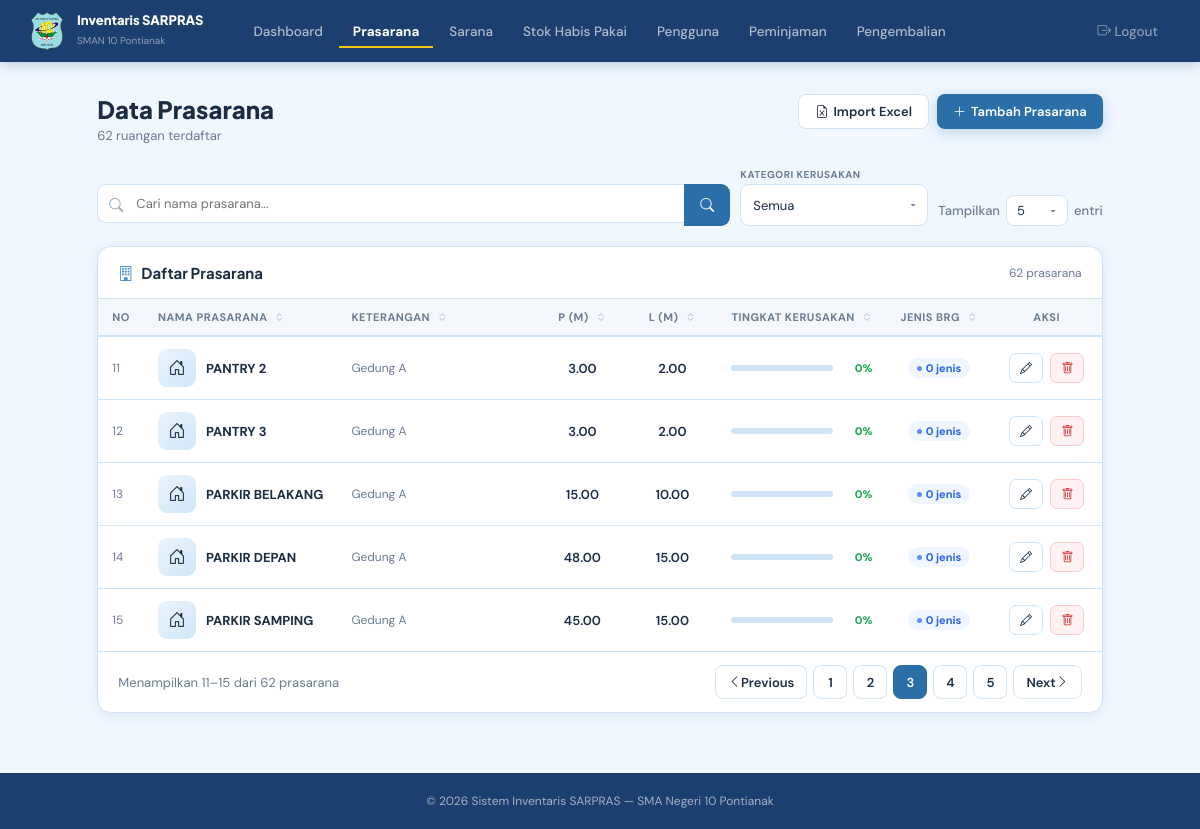
Screenshot of /admin/ruangan.php?page=3 (signed in) with the database file from the repository.
### tables this page shows
CREATE TABLE `ruangan` (
  `id_ruangan` int NOT NULL,
  `nama_ruangan` varchar(75) NOT NULL,
  `keterangan` text,
  `foto` varchar(255) DEFAULT NULL,
  `panjang` decimal(8,2) DEFAULT NULL,
  `lebar` decimal(8,2) DEFAULT NULL,
  `persentase_kerusakan` decimal(5,2) DEFAULT '0.00'
);

### admin/ruangan.php (the view, shortened to what this page needs)
<?php
require_once "../config/koneksi.php";
$search = isset($_GET['q']) ? trim(mysqli_real_escape_string($conn, $_GET['q'])) : '';
$filter_kerusakan = isset($_GET['kerusakan']) && in_array($_GET['kerusakan'],
    ['baik','ringan','sedang','berat']) ? $_GET['kerusakan'] : '';
$valid_per_page = [5,10,20,25,50,100];
$per_page = isset($_GET['per_page']) && in_array((int)$_GET['per_page'],$valid_per_page) ? (int)$_GET['per_page'] : 5;
$page     = max(1, (int)($_GET['page'] ?? 1));
$where = "WHERE 1=1";
$total       = mysqli_fetch_assoc(mysqli_query($conn,
    "SELECT COUNT(*) as t FROM ruangan r $where"))['t'];
$total_pages = max(1, ceil($total / $per_page));
$page        = min($page, $total_pages);
$offset      = ($page - 1) * $per_page;
$ruangan_q = mysqli_query($conn, "
    SELECT r.id_ruangan, r.nama_ruangan, r.keterangan, r.foto,
           r.panjang, r.lebar, r.persentase_kerusakan,
           COUNT(b.id_barang) as jml_barang,
           COALESCE(SUM(b.jumlah),0) as total_jumlah,
           COALESCE(SUM(b.jumlah_laik),0) as total_laik,
           COALESCE(SUM(b.jumlah_tidak_laik),0) as total_tidak_laik
    FROM ruangan r
    LEFT JOIN barang b ON r.id_ruangan = b.id_ruangan
    $where
    GROUP BY r.id_ruangan, r.nama_ruangan, r.keterangan, r.foto,
             r.panjang, r.lebar, r.persentase_kerusakan
    ORDER BY r.nama_ruangan ASC
    LIMIT $per_page OFFSET $offset
");
$ruangan_list = [];
while ($r = mysqli_fetch_assoc($ruangan_q)) $ruangan_list[] = $r;
$pending_count = mysqli_fetch_assoc(mysqli_query($conn,
    "SELECT COUNT(*) as t FROM pengguna WHERE status='pending'"))['t'];
$pm_menunggu   = mysqli_fetch_assoc(mysqli_query($conn,
    "SELECT COUNT(*) as t FROM peminjaman WHERE status='menunggu'"))['t'];
?>
<!DOCTYPE html>
<html lang="id">
<head>
  <link href="https://cdn.jsdelivr.net/npm/bootstrap-icons@1.11.1/font/bootstrap-icons.css" rel="stylesheet">
</head>
<body>
<nav class="navbar">
  <a href="dashboard.php" class="nav-brand">
    <img src="../assets/logo.png" alt="Logo">
    <div class="nav-brand-text">
      <strong>Inventaris SARPRAS</strong>
      <span>SMAN 10 Pontianak</span>
    </div>
  </a>
  <div class="nav-links">
    <a href="dashboard.php"    class="nav-link">Dashboard</a>
    <a href="ruangan.php"      class="nav-link active">Prasarana</a>
    <a href="barang.php"       class="nav-link">Sarana</a>
    <a href="stok_habis_pakai.php" class="nav-link">Stok Habis Pakai</a>
    <a href="pengguna.php"     class="nav-link">
      Pengguna<?php if ($pending_count > 0): ?><span class="nav-badge"><?= $pending_count ?></span><?php endif; ?>
    </a>
    <a href="peminjaman.php"   class="nav-link">
      Peminjaman<?php if ($pm_menunggu > 0): ?><span class="nav-badge"><?= $pm_menunggu ?></span><?php endif; ?>
    </a>
    <a href="pengembalian.php" class="nav-link">Pengembalian</a>
    <a href="../auth/logout.php" class="nav-link logout"><i class="bi bi-box-arrow-right"></i> Logout</a>
  </div>
</nav>
<div class="page-wrapper">
  <div class="page-header">
    <div>
      <div class="page-title">Data Prasarana</div>
      <div class="page-sub"><?= $total ?> ruangan terdaftar</div>
    </div>
    <div style="display:flex;gap:8px;flex-wrap:wrap;">
      <button class="btn btn-secondary" onclick="openImportModal()">
        <i class="bi bi-file-earmark-excel"></i> Import Excel
      </button>
      <button class="btn btn-primary" onclick="openAddModal()">
        <i class="bi bi-plus-lg"></i> Tambah Prasarana
      </button>
    </div>
  </div>
  <div class="toolbar">
    <form method="GET" id="searchFormRuangan" style="display:flex;gap:0;flex:1;min-width:200px;">
      <div class="search-wrap-inner">
        <input type="text" name="q" id="searchInputRuangan" class="search-input"
               placeholder="Cari nama prasarana..."
               value="<?= htmlspecialchars($search) ?>">
      </div>
      <button type="submit" class="btn-search"><i class="bi bi-search"></i></button>
    </form>
    <form method="GET" id="filterFormRuangan" style="display:contents;">
      <div class="filter-group">
        <span class="filter-label">Kategori Kerusakan</span>
        <select name="kerusakan" class="filter-select" onchange="this.form.submit()">
          <option value="">Semua</option>
        </select>
      </div>
      <div style="margin-left:auto;display:flex;align-items:center;gap:6px;align-self:flex-end;">
        <span class="show-entries-label">Tampilkan</span>
        <select class="show-entries-select" name="per_page" onchange="this.form.submit()">
          <option value="5"   <?= $per_page==5?'selected':'' ?>>5</option>
        </select>
        <span class="show-entries-label">entri</span>
      </div>
    </form>
  </div>
  <div class="card">
    <div class="card-header">
      <div class="card-title"><i class="bi bi-building"></i> Daftar Prasarana</div>
      <span style="font-size:12px;color:var(--muted);"><?= number_format($total) ?> prasarana</span>
    </div>
    <div class="table-wrap">
      <table class="inv-table" id="ruanganTable">
        <thead>
          <tr>
            <th style="width:44px;">No</th>
            <th onclick="sortTable(1)" id="th1">Nama Prasarana <span class="sort-icon bi bi-chevron-expand"></span></th>
            <th onclick="sortTable(2)" id="th2" style="width:200px;">Keterangan <span class="sort-icon bi bi-chevron-expand"></span></th>
            <th onclick="sortTable(3)" id="th3" style="width:90px;text-align:center;">P (m) <span class="sort-icon bi bi-chevron-expand"></span></th>
            <th onclick="sortTable(4)" id="th4" style="width:90px;text-align:center;">L (m) <span class="sort-icon bi bi-chevron-expand"></span></th>
            <th onclick="sortTable(5)" id="th5" style="width:160px;">Tingkat Kerusakan <span class="sort-icon bi bi-chevron-expand"></span></th>
            <th onclick="sortTable(7)" id="th7" style="width:100px;text-align:center;">Jenis Brg <span class="sort-icon bi bi-chevron-expand"></span></th>
            <th style="width:110px;text-align:center;">Aksi</th>
          </tr>
        </thead>
        <tbody>
          <?php foreach ($ruangan_list as $i => $room):
            $nm = strtolower($room['nama_ruangan']);
            if      (str_contains($nm,'perpustakaan'))                        { $ikon='<i class="bi bi-book"></i>'; $grad='135deg,#FFF8E1,#FFE082'; }
            elseif  (str_contains($nm,'laborator'))                           { $ikon='<i class="bi bi-activity"></i>'; $grad='135deg,#E8F5E9,#A5D6A7'; }
            elseif  (str_contains($nm,'olahraga')||str_contains($nm,'gym'))   { $ikon='<i class="bi bi-dribbble"></i>'; $grad='135deg,#E3F2FD,#90CAF9'; }
            elseif  (str_contains($nm,'guru'))                                { $ikon='<i class="bi bi-people"></i>'; $grad='135deg,#F3E5F5,#CE93D8'; }
            elseif  (str_contains($nm,'kepala'))                              { $ikon='<i class="bi bi-bank"></i>'; $grad='135deg,#FBE9E7,#FFAB91'; }
            elseif  (str_contains($nm,'tata usaha')||str_contains($nm,'tu'))  { $ikon='<i class="bi bi-clipboard-data"></i>'; $grad='135deg,#E8EAF6,#9FA8DA'; }
            elseif  (str_contains($nm,'komputer'))                            { $ikon='<i class="bi bi-pc-display"></i>'; $grad='135deg,#E0F7FA,#80DEEA'; }
            elseif  (str_contains($nm,'aula'))                                { $ikon='<i class="bi bi-mic"></i>'; $grad='135deg,#FCE4EC,#F48FB1'; }
            elseif  (str_contains($nm,'kantin'))                              { $ikon='<i class="bi bi-cup-hot"></i>'; $grad='135deg,#FFF3E0,#FFCC80'; }
            elseif  (str_contains($nm,'mushola')||str_contains($nm,'masjid')) { $ikon='<i class="bi bi-moon-stars"></i>'; $grad='135deg,#E8F5E9,#81C784'; }
            elseif  (str_contains($nm,'waka')||str_contains($nm,'wakil'))     { $ikon='<i class="bi bi-building"></i>'; $grad='135deg,#E3F2FD,#64B5F6'; }
            else                                                               { $ikon='<i class="bi bi-house-door"></i>'; $grad='135deg,#EAF3FC,#D0E8F8'; }
            $no = ($page - 1) * $per_page + $i + 1;
            $persen = (float)($room['persentase_kerusakan'] ?? 0);
            if ($persen == 0)       { $rusak_cls='rusak-0';   $bar_color='#16A34A'; }
            elseif ($persen <= 30)  { $rusak_cls='rusak-low'; $bar_color='#D97706'; }
            elseif ($persen <= 45)  { $rusak_cls='rusak-mid'; $bar_color='#EA580C'; }
            else                    { $rusak_cls='rusak-high';$bar_color='#DC2626'; }
            $room_js = htmlspecialchars(json_encode([
              'id'         => $room['id_ruangan'],
              'nama'       => $room['nama_ruangan'],
              'keterangan' => $room['keterangan'] ?? '',
              'foto'       => $room['foto'] ?? '',
              'panjang'    => $room['panjang'] ?? '',
              'lebar'      => $room['lebar'] ?? '',
              'persentase' => $room['persentase_kerusakan'] ?? 0,
            ]), ENT_QUOTES);
          ?>
          <tr onclick="window.location='barang.php?ruangan=<?= $room['id_ruangan'] ?>&nama=<?= urlencode($room['nama_ruangan']) ?>'">
            <td style="color:var(--muted);font-size:12px;"><?= $no ?></td>
            <td>
              <div class="td-room">
                <div class="td-thumb" style="background:linear-gradient(<?= $grad ?>);">
                  <?php if (!empty($room['foto'])): ?>
                    <img src="../assets/ruangan/<?= htmlspecialchars($room['foto']) ?>" alt="">
                  <?php else: ?>
                    <?= $ikon ?>
                  <?php endif; ?>
                </div>
                <div>
                  <div class="td-name"><?= htmlspecialchars($room['nama_ruangan']) ?></div>
                </div>
              </div>
            </td>
            <td>
              <div style="font-size:12px;color:var(--muted);max-width:180px;overflow:hidden;text-overflow:ellipsis;white-space:nowrap;">
                <?= $room['keterangan'] ? htmlspecialchars($room['keterangan']) : '<span style="color:#C0CCE0;">—</span>' ?>
              </div>
            </td>
            <td style="text-align:center;font-weight:600;font-size:13px;"><?= $room['panjang'] ?: '<span style="color:var(--muted);">—</span>' ?></td>
            <td style="text-align:center;font-weight:600;font-size:13px;"><?= $room['lebar']   ?: '<span style="color:var(--muted);">—</span>' ?></td>
            <td>
              <div class="rusak-bar-wrap">
                <div class="rusak-bar-track">
                </div>
                <span class="rusak-pct <?= $rusak_cls ?>"><?= number_format($persen, 0) ?>%</span>
              </div>
            </td>
            <td style="text-align:center;">
              <span class="badge badge-info"><?= $room['jml_barang'] ?> jenis</span>
            </td>
            <td style="text-align:center;" onclick="event.stopPropagation();">
              <button class="btn btn-sm btn-secondary" title="Edit" style="margin-right:4px;"
                      onclick="openEditModal(<?= $room_js ?>)">
                <i class="bi bi-pencil"></i>
              </button>
              <button class="btn btn-sm btn-danger" title="Hapus"
                      onclick="openDeleteModal(<?= $room['id_ruangan'] ?>, '<?= htmlspecialchars(addslashes($room['nama_ruangan'])) ?>')">
                <i class="bi bi-trash"></i>
              </button>
            </td>
          </tr>
          <?php endforeach; ?>
        </tbody>
      </table>
    </div>
    <?php if ($total > 0): ?>
    <div class="table-footer">
      <span>Menampilkan <?= ($page-1)*$per_page+1 ?>–<?= min($page*$per_page,$total) ?> dari <?= number_format($total) ?> prasarana</span>
      <div class="pag-btns">
        <?php $bu = '?'.($search?'q='.urlencode($search).'&':'').($filter_kerusakan?'kerusakan='.$filter_kerusakan.'&':'').($per_page!=5?'per_page='.$per_page.'&':''); ?>
        <a href="<?= $bu ?>page=<?= $page-1 ?>" class="pag-btn pag-btn-text <?= $page<=1?'disabled':'' ?>"><i class="bi bi-chevron-left"></i> Previous</a>
        <?php for ($i = max(1,$page-2); $i <= min($total_pages,$page+2); $i++): ?>
          <a href="<?= $bu ?>page=<?= $i ?>" class="pag-btn <?= $i==$page?'active':'' ?>"><?= $i ?></a>
        <?php endfor; ?>
        <a href="<?= $bu ?>page=<?= $page+1 ?>" class="pag-btn pag-btn-text <?= $page>=$total_pages?'disabled':'' ?>">Next <i class="bi bi-chevron-right"></i></a>
      </div>
    </div>
    <?php endif; ?>
  </div>
</div>
<footer>&copy; <?= date('Y') ?> Sistem Inventaris SARPRAS — SMA Negeri 10 Pontianak</footer>
</body>
</html>

### rows the page displays
ruangan: no "11", nama_ruangan "PANTRY 2", keterangan "Gedung A", panjang "3.00", lebar "2.00", persentase_kerusakan "0", jml_barang "0"
ruangan: no "12", nama_ruangan "PANTRY 3", keterangan "Gedung A", panjang "3.00", lebar "2.00", persentase_kerusakan "0", jml_barang "0"
ruangan: no "13", nama_ruangan "PARKIR BELAKANG", keterangan "Gedung A", panjang "15.00", lebar "10.00", persentase_kerusakan "0", jml_barang "0"
ruangan: no "14", nama_ruangan "PARKIR DEPAN", keterangan "Gedung A", panjang "48.00", lebar "15.00", persentase_kerusakan "0", jml_barang "0"
ruangan: no "15", nama_ruangan "PARKIR SAMPING", keterangan "Gedung A", panjang "45.00", lebar "15.00", persentase_kerusakan "0", jml_barang "0"

### other values shown
$total "62"
min($page*$per_page,$total) "15"
